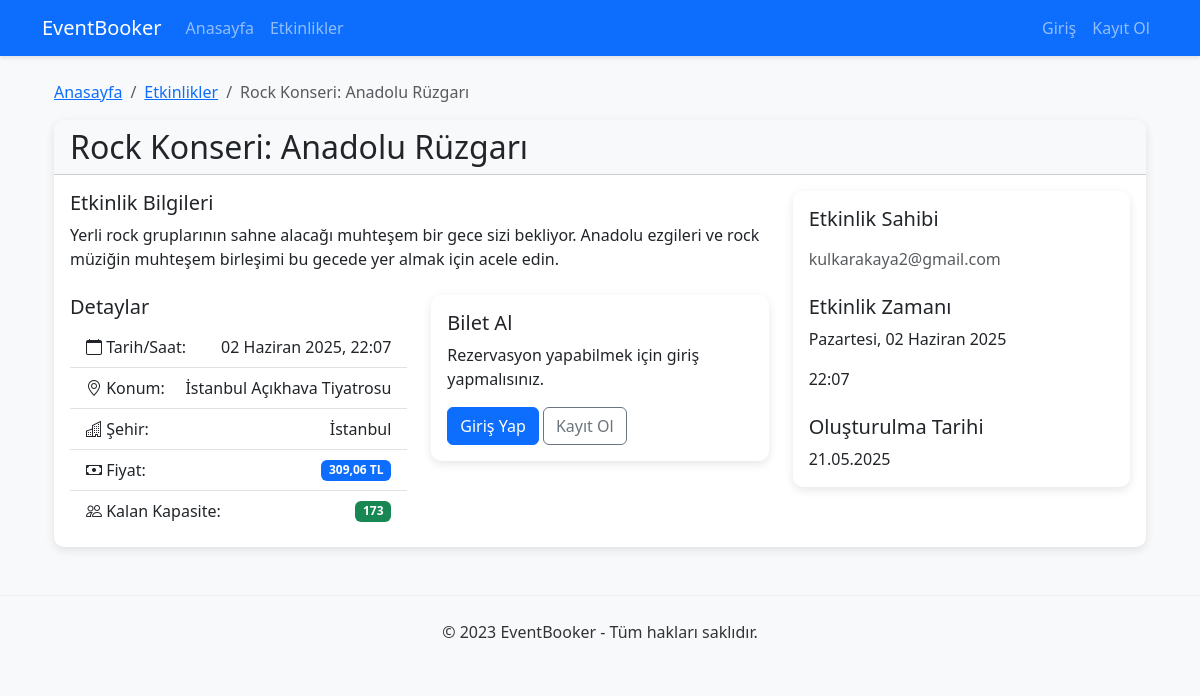
The app's page /events/1/ with its own data.
### events/models.py (models this page shows, shortened)
class Event(models.Model):
    title = models.CharField(_("Başlık"), max_length=200)
    description = models.TextField(_("Açıklama"))
    event_date = models.DateTimeField(_("Tarih/Saat"))
    price = models.DecimalField(_("Fiyat"), max_digits=10, decimal_places=2)
    capacity = models.PositiveIntegerField(_("Kapasite"))
    location = models.CharField(_("Konum"), max_length=200)
    city = models.CharField(_("Şehir"), max_length=100)
    created_at = models.DateTimeField(_("Oluşturulma Tarihi"), auto_now_add=True)
    updated_at = models.DateTimeField(_("Güncellenme Tarihi"), auto_now=True)
    creator = models.ForeignKey(User, on_delete=models.CASCADE, related_name='created_events', verbose_name=_("Oluşturan"))
    class Meta:
        verbose_name = _("Etkinlik")
        verbose_name_plural = _("Etkinlikler")
        ordering = ['event_date']
    @property
    def available_seats(self):
        return self.capacity - self.reservations.count()
    @property
    def is_full(self):
        return self.available_seats <= 0

class User(AbstractUser):
    ROLE_CHOICES = (
        ('admin', 'Admin'),
        ('organizator', 'Organizatör'),
        ('user', 'Kullanıcı'),
    )
    balance = models.DecimalField(_("Bakiye"), max_digits=10, decimal_places=2, default=0.00)
    role = models.CharField(_("Rol"), max_length=20, choices=ROLE_CHOICES, default='user')
    class Meta:
        verbose_name = _("Kullanıcı")
        verbose_name_plural = _("Kullanıcılar")

### events/views.py (the view)
# urls.py: path('events/<int:pk>/', views.event_detail, name='event_detail'),
def event_detail(request, pk):
    event = get_object_or_404(Event, pk=pk)
    user_has_reservation = False
    if request.user.is_authenticated:
        user_has_reservation = Reservation.objects.filter(user=request.user, event=event).exists()
    return render(request, 'events/event_detail.html', {
        'event': event,
        'user_has_reservation': user_has_reservation,
    })

### templates/events/event_detail.html (shortened to what this page needs)
{% extends 'base.html' %}
{% load static %}
{% block content %}
<div class="container">
    <nav aria-label="breadcrumb">
        <ol class="breadcrumb">
            <li class="breadcrumb-item"><a href="{% url 'home' %}">Anasayfa</a></li>
            <li class="breadcrumb-item"><a href="{% url 'event_list' %}">Etkinlikler</a></li>
            <li class="breadcrumb-item active" aria-current="page">{{ event.title }}</li>
        </ol>
    </nav>
    <div class="card mb-4">
        <div class="card-header bg-light">
            <h1 class="h2 mb-0">{{ event.title }}</h1>
        </div>
        <div class="card-body">
            <div class="row">
                <div class="col-md-8">
                    <h5 class="card-title">Etkinlik Bilgileri</h5>
                    <p class="card-text">{{ event.description }}</p>
                    <div class="row mt-4">
                        <div class="col-md-6">
                            <h5>Detaylar</h5>
                            <ul class="list-group list-group-flush">
                                <li class="list-group-item d-flex justify-content-between align-items-center">
                                    <span><i class="bi bi-calendar"></i> Tarih/Saat:</span>
                                    <span>{{ event.event_date|date:"d F Y, H:i" }}</span>
                                </li>
                                <li class="list-group-item d-flex justify-content-between align-items-center">
                                    <span><i class="bi bi-geo-alt"></i> Konum:</span>
                                    <span>{{ event.location }}</span>
                                </li>
                                <li class="list-group-item d-flex justify-content-between align-items-center">
                                    <span><i class="bi bi-buildings"></i> Şehir:</span>
                                    <span>{{ event.city }}</span>
                                </li>
                                <li class="list-group-item d-flex justify-content-between align-items-center">
                                    <span><i class="bi bi-cash"></i> Fiyat:</span>
                                    <span class="badge bg-primary">{{ event.price }} TL</span>
                                </li>
                                <li class="list-group-item d-flex justify-content-between align-items-center">
                                    <span><i class="bi bi-people"></i> Kalan Kapasite:</span>
                                    <span class="badge {% if event.is_full %}bg-danger{% else %}bg-success{% endif %}">
                                        {{ event.available_seats }}
                                    </span>
                                </li>
                            </ul>
                        </div>
                        <div class="col-md-6">
                            {% if user.is_authenticated %}
                                <div class="card">
                                    <div class="card-body">
                                        <h5 class="card-title">Bilet Al</h5>
                                        <p>Mevcut Bakiyeniz: <strong>{{ user.balance }} TL</strong></p>
                                        {% if user_has_reservation %}
                                            <div class="alert alert-success">
                                                Bu etkinlik için zaten bir rezervasyonunuz var!
                                            </div>
                                            <a href="{% url 'user_reservations' %}" class="btn btn-outline-primary">Rezervasyonlarım</a>
                                        {% elif event.is_full %}
                                            <div class="alert alert-danger">
                                                Bu etkinlik için tüm yerler dolmuştur.
                                            </div>
                                        {% elif event.is_past %}
                                            <div class="alert alert-warning">
                                                Bu etkinlik geçmiştir.
                                            </div>
                                        {% elif user.balance < event.price %}
                                            <div class="alert alert-warning">
                                                Bu etkinliği rezerve etmek için yeterli bakiyeniz yok.
                                            </div>
                                            <a href="{% url 'add_balance' %}" class="btn btn-primary">Bakiye Yükle</a>
                                        {% else %}
                                            <form action="{% url 'make_reservation' event.id %}" method="post">
                                                {% csrf_token %}
                                                <button type="submit" class="btn btn-success">Rezervasyon Yap</button>
                                            </form>
                                        {% endif %}
                                    </div>
                                </div>
                            {% else %}
                                <div class="card">
                                    <div class="card-body">
                                        <h5 class="card-title">Bilet Al</h5>
                                        <p>Rezervasyon yapabilmek için giriş yapmalısınız.</p>
                                        <a href="{% url 'login' %}?next={{ request.path }}" class="btn btn-primary">Giriş Yap</a>
                                        <a href="{% url 'register' %}?next={{ request.path }}" class="btn btn-outline-secondary">Kayıt Ol</a>
                                    </div>
                                </div>
                            {% endif %}
                        </div>
                    </div>
                </div>
                <div class="col-md-4">
                    <div class="card">
                        <div class="card-body">
                            <h5 class="card-title">Etkinlik Sahibi</h5>
                            <p class="text-muted">{{ event.creator.email }}</p>
                            <h5 class="mt-4">Etkinlik Zamanı</h5>
                            <p>{{ event.event_date|date:"l, d F Y" }}</p>
                            <p>{{ event.event_date|date:"H:i" }}</p>
                            <h5 class="mt-4">Oluşturulma Tarihi</h5>
                            <p class="mb-0">{{ event.created_at|date:"d.m.Y" }}</p>
                        </div>
                    </div>
                </div>
            </div>
        </div>
    </div>
</div>
{% endblock %}

### static/css/style.css (style rules this page uses)
body { font-family: 'Segoe UI', Tahoma, Geneva, Verdana, sans-serif; color: #333; background-color: #f8f9fa; }
.card { border: none; border-radius: 10px; box-shadow: 0 3px 10px rgba(0, 0, 0, 0.1); transition: transform 0.3s ease; }
.card-header { border-radius: 10px 10px 0 0 !important; }
.btn-primary { background-color: #0d6efd; border-color: #0d6efd; }

### records on screen
Event: title "Rock Konseri: Anadolu Rüzgarı", description "Yerli rock gruplarının sahne alacağı muhteşem bir gece sizi bekliyor. Anadolu ezgileri ve rock müziğin muhteşem birleşimi bu gecede yer almak için acele edin.", event_date "02 Haziran 2025, 22:07", location "İstanbul Açıkhava Tiyatrosu", city "İstanbul", price "309,06", available_seats "173", creator.email "kulkarakaya2@gmail.com", event_date "Pazartesi, 02 Haziran 2025", event_date "22:07", created_at "21.05.2025"
